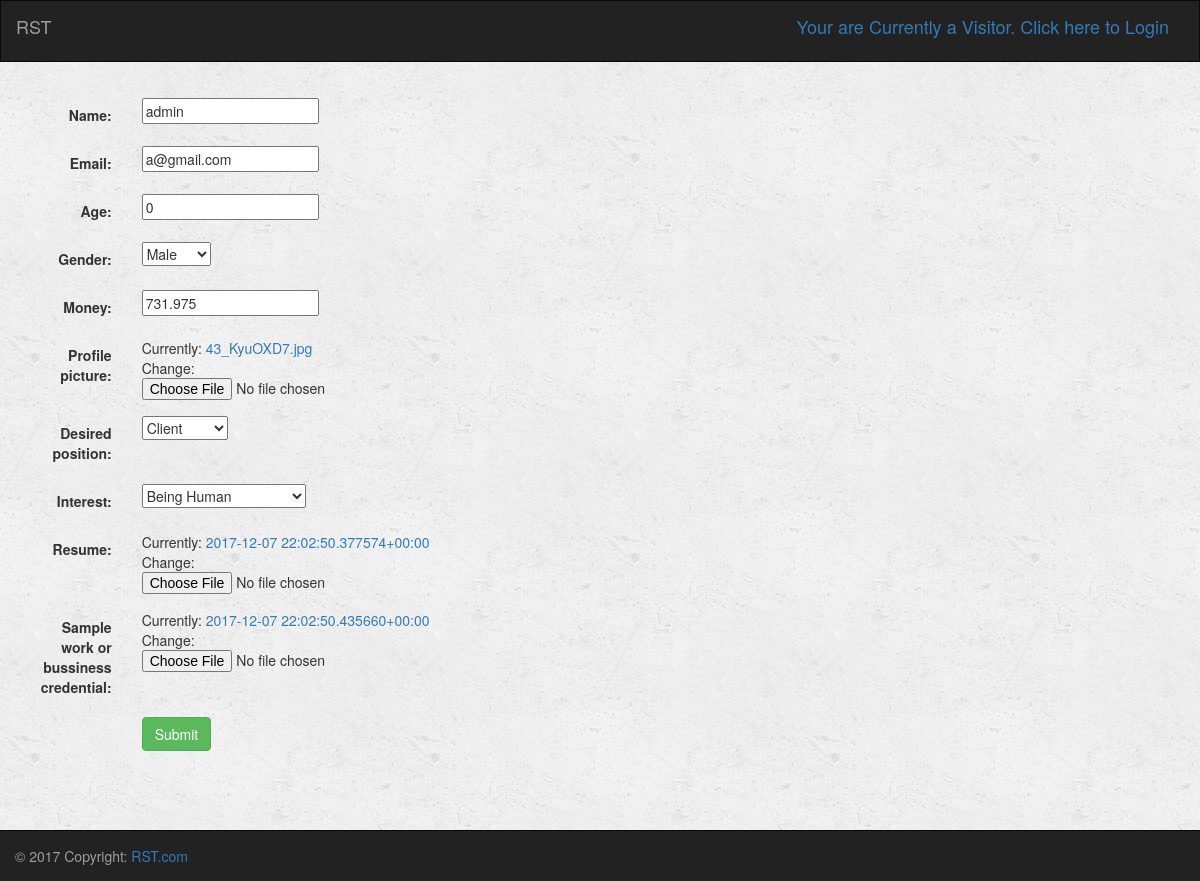
Page /turk/profile/10/UpdateProfile/10 on the committed database.
### turk/models.py (models this page shows, shortened)
class Profile(models.Model):
    user = models.OneToOneField(User, on_delete=models.CASCADE, default=1)
    name = models.CharField(max_length=250)
    age = models.IntegerField(default=0)
    GENDER_CHOICES = (
        ('Male', 'Male'),
        ('Female', 'Female')
    )
    gender = models.CharField(max_length=6, choices=GENDER_CHOICES, default='Male')
    email = models.CharField(max_length=250)
    resume = models.FileField()
    sample_work_or_bussiness_credential = models.FileField()
    RATING_CHOICES=(
        (1, 1),
        (2, 2),
        (3, 3),
        (4, 4),
        (5, 5),
    )
    rating = models.FloatField(choices=RATING_CHOICES, default=5)
    average_rating = models.FloatField(default=0)       # average of rating RECEIVED by others
    rating_count = models.IntegerField(default=0)       # count of rating RECEIVED by others
    total_rating = models.FloatField(default=0)         # total rating RECEIVED by others
    avg_give_rating = models.FloatField(default=0)      # average of rating GIVEN to others
    total_give_rating = models.FloatField(default=0)    # total of rating GIVEN to others
    total_give_count = models.FloatField(default=0)     # count of rating GIVEN to others
    money = models.FloatField(default=0)
    POSITION_CHOICES=(
        ('Temporary', 'Temporary'),
        ('Client', 'Client'),
        ('Developer', 'Developer'),
    )
    position = models.CharField(max_length=9, choices=POSITION_CHOICES, default='Temporary')
    DESIRED_POSITION_CHOICES=(
        ('Client', 'Client'),
        ('Developer', 'Developer'),
    )
    desired_position = models.CharField(max_length=9, choices=DESIRED_POSITION_CHOICES, default='Client')
    profile_picture = models.ImageField(default='default.png')
    interest = models.TextField()
    isBlackListed = models.BooleanField(default=False)
    INTEREST_CHOICES=(
        ('Being Human', 'Being Human'),
        ('Software Development', 'Software Development'),
        ('Video Games', 'Video Games'),
        ('Social Media', 'Social Media'),
        ('Food', 'Food'),
        ('Party', 'Party'),
        ('Entrepreneurship', 'Entrepreneurship'),
        ('Money', 'Money'),
    )
    interest = MultiSelectField(choices=INTEREST_CHOICES, default="Being Human")
    honor_Early_Bird = models.BooleanField(default=False)
    honor_Hard_Worker = models.BooleanField(default=False)
    honor_MILLIONAIRE = models.BooleanField(default=False)
    honor_Job_Supplier = models.BooleanField(default=False)
    honor_Veteran = models.BooleanField(default=False)
    honor_toohardman = models.BooleanField(default=False)
    honor_Cold_Headed_Tim = models.BooleanField(default=False)
    honor_Novice = models.BooleanField(default=True)
    honor_Normie = models.BooleanField(default=False)
    honor_General = models.BooleanField(default=False)
    honor_Lurker = models.BooleanField(default=False)
    num_early = models.IntegerField(default=0)      # number of time dev delivered early
    money_earned = models.FloatField(default=0)     # amount of money dev made
    num_post = models.IntegerField(default=0)       # number of total posts client posted
    num_post_ex = models.IntegerField(default=0)    # number of expired posts client posted
    acc_created = models.DateTimeField(default=datetime.now())   # date of when acc made
    warn_poor = models.BooleanField(default=False)  # avg rating <=2 for >=5 projects
    warn_eval = models.BooleanField(default=False)  # avg rating to others <2 or >4 for >=8 projects
    warn_money = models.BooleanField(default=False) # not enough money to pay
    warn_final = models.BooleanField(default=False) # final warning, next login = gg

### turk/views.py (the view)
# urls.py: url(r'^profile/(?P<user_id>[0-9]+)/UpdateProfile/(?P<pk>[0-9]+)$', views.UpdateProfile.as_view(),
class UpdateProfile(UpdateView):
    model = Profile
    fields = ['name', 'email', 'age', 'gender', 'money', 'profile_picture', 'desired_position', 'interest', 'resume', 'sample_work_or_bussiness_credential']
    success_url = reverse_lazy('turk:index')

### turk/templates/turk/profile_form.html (shortened to what this page needs)
{% extends 'turk/base.html' %}
{% block body %}
    <div class="container-fluid">
        <div class="row">
            <div class="col-sm-12 col-md-7">
                <div class="=panel panel-default">
                    <div class="panel-body">
                        <form class="form-horizontal" action="" method="post" enctype="multipart/form-data">
                            {% include 'turk/form-template.html' %}
                            <div class="form-group">
                                <div class="col-sm-offset-2 col-sm-10">
                                    <button type="submit" class="btn btn-success">Submit</button>
                                </div>
                            </div>
                        </form>
                    </div>
                </div>
            </div>
        </div>
    </div>
{% endblock %}

### turk/templates/turk/form-template.html (shortened to what this page needs)
{% for field in form %}
    <div class="form-group">
        <div class="col-sm-offset-2 col-sm-10">
        </div>
        <label class="control-label col-sm-2">{{ field.label_tag }}</label>
        <div class="col-sm-10">{{ field }}</div>
    </div>
{% endfor %}

### turk/static/turk/style.css (style rules this page uses)
body { background: white url("images/background.png"); }

### rows in the picture
Profile: form "admin" "a@gmail.com" "0" "Male" "731.975" "Client" "Being Human"

### other values in the picture
{{ field.label_tag }} "Name:" "Email:" "Age:" "Gender:" "Money:" "Profile picture:" "Desired position:" "Interest:" "Resume:" "Sample work or bussiness credential:"
